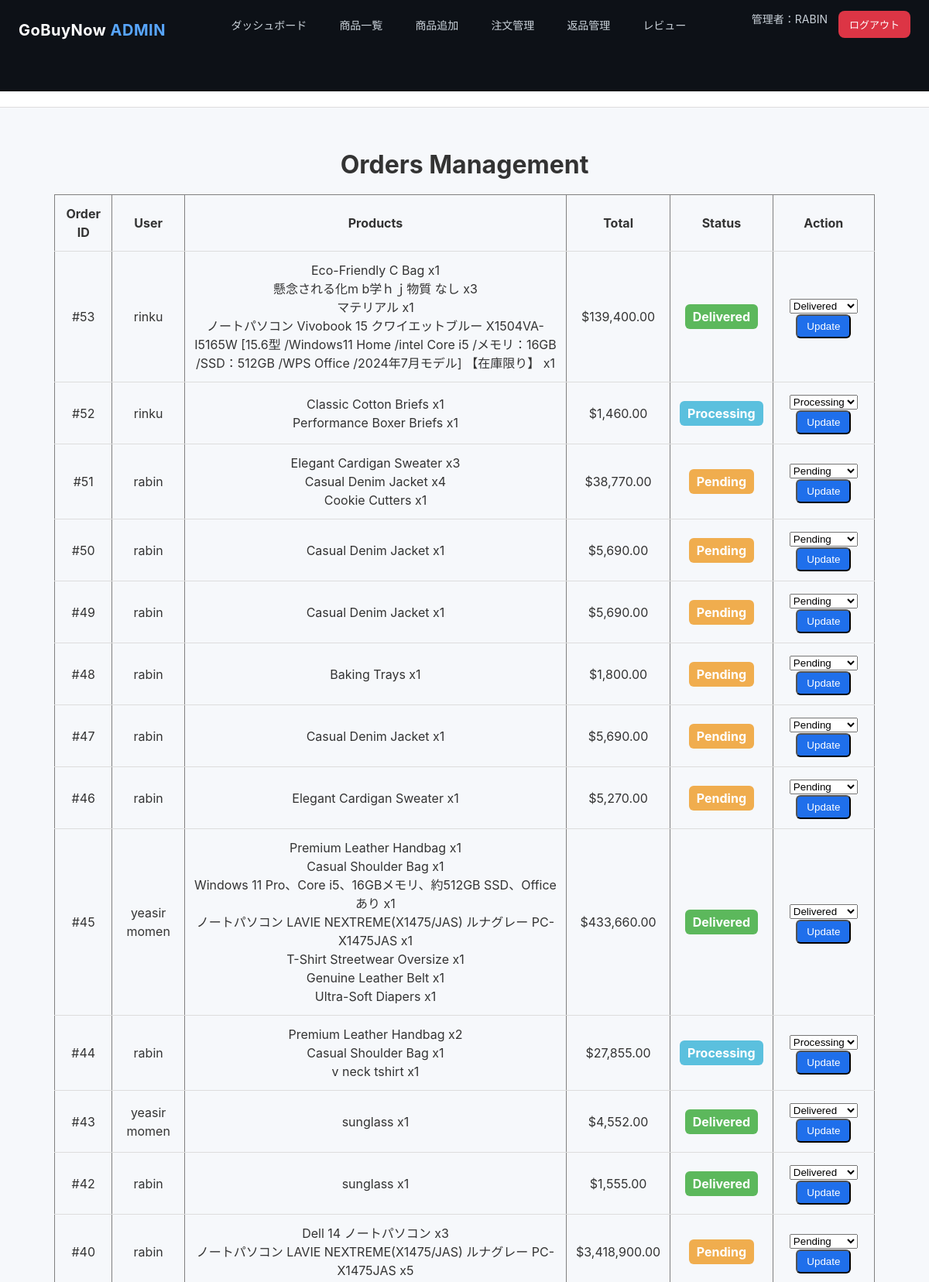
Page /orders.php (signed in, upper part) on the committed database.
### tables this page shows
CREATE TABLE `orders` (
  `id` int(11) NOT NULL,
  `user_id` int(11) DEFAULT NULL,
  `total_amount` decimal(10,2) DEFAULT NULL,
  `order_date` datetime DEFAULT CURRENT_TIMESTAMP,
  `status` varchar(50) DEFAULT 'Pending'
);

CREATE TABLE `users` (
  `id` int(11) NOT NULL,
  `name` varchar(100) DEFAULT NULL,
  `email` varchar(100) DEFAULT NULL,
  `password` varchar(255) DEFAULT NULL,
  `address` text,
  `phone` varchar(20) DEFAULT NULL
);

CREATE TABLE `order_items` (
  `id` int(11) NOT NULL,
  `order_id` int(11) DEFAULT NULL,
  `product_id` int(11) DEFAULT NULL,
  `quantity` int(11) DEFAULT NULL,
  `price` decimal(10,2) DEFAULT NULL
);

CREATE TABLE `products` (
  `id` int(11) NOT NULL,
  `name` varchar(255) DEFAULT NULL,
  `price` double DEFAULT NULL,
  `category` int(11) DEFAULT NULL,
  `image` varchar(255) DEFAULT NULL,
  `description` text,
  `created_at` timestamp NOT NULL DEFAULT CURRENT_TIMESTAMP,
  `stock` int(11) NOT NULL DEFAULT '0',
  `is_hidden` tinyint(1) NOT NULL DEFAULT '0'
);

### orders.php (the view, shortened to what this page needs)
<?php
require_once '../config.php';
include 'header.php';
$sql = "SELECT o.*, u.name AS user_name
        FROM orders o
        JOIN users u ON o.user_id = u.id
        ORDER BY o.id DESC";
$orders = $conn->query($sql);
?>
<!DOCTYPE html>
<html>
<head>
<link rel="stylesheet" href="../assets/styles.css">
</head>
<body>
<div class="container">
<center>
<h1>Orders Management</h1>
</center>
<table border="1">
<tr>
<th>Order ID</th>
<th>User</th>
<th>Products</th>
<th>Total</th>
<th>Status</th>
<th>Action</th>
</tr>
<?php while ($o = $orders->fetch_assoc()): ?>
<tr>
<td>#<?php echo $o['id']; ?></td>
<td><?php echo htmlspecialchars($o['user_name']); ?></td>
<td>
<?php
$items_sql = "SELECT oi.*, p.name FROM order_items oi
              JOIN products p ON oi.product_id = p.id
              WHERE order_id = ".$o['id'];
$items = $conn->query($items_sql);
if ($items) {
    while($item = $items->fetch_assoc()) {
        echo htmlspecialchars($item['name'])." x".$item['quantity']."<br>";
    }
} else {
    echo "Error fetching items: ".$conn->error;
}
?>
</td>
<td>$<?php echo number_format($o['total_amount'],2); ?></td>
<td><span class="status <?php echo $o['status']; ?>"><?php echo $o['status']; ?></span></td>
<td>
<form method="post">
<select name="status">
<option <?php if($o['status']=='Pending') echo 'selected'; ?>>Pending</option>
<option <?php if($o['status']=='Processing') echo 'selected'; ?>>Processing</option>
<option <?php if($o['status']=='Delivered') echo 'selected'; ?>>Delivered</option>
</select>
<button class="btn" type="submit" name="update_status">Update</button>
</form>
</td>
</tr>
<?php endwhile; ?>
</table>
</div>
</body>
</html>

### styles.css (style rules this page uses)
* { box-sizing:border-box;margin:0;padding:0 }
body { font-family:Inter, Roboto, Arial, sans-serif;background:#f6f8fb;color:#333;line-height:1.5 }
.container { max-width:1100px;margin:30px auto;padding:20px }
.btn { display:inline-block;padding:8px 12px;border-radius:8px;background:#1f6feb;color:#fff;text-decoration:none }

### header.php (style rules this page uses)
* { box-sizing:border-box;margin:0;padding:0 }
body { font-family: "Segoe UI", Roboto, Arial, sans-serif; background:#f4f6f9; color:#333; }

### orders.php (style rules this page uses)
table { width:100%; border-collapse: collapse; margin-top:14px; }
th, td { padding:12px; border-bottom:1px solid #ddd; text-align:center; }
.status { padding:6px 10px; border-radius:6px; color:#fff; font-weight:bold; }
.Pending { background:#f0ad4e; }
.Processing { background:#5bc0de; }
.Delivered { background:#5cb85c; }
.btn { padding:6px 12px; border-radius:6px; text-decoration:none; color:#fff; background:#1f6feb; cursor:pointer; }

### rows in the picture
orders: id "53", user.name "rinku", total_amount "139,400.00", status "Delivered"
order_items: product.name "Eco-Friendly C Bag", quantity "1"
order_items: product.name "懸念される化m b学ｈｊ物質 なし", quantity "3"
order_items: product.name "マテリアル", quantity "1"
order_items: product.name "ノートパソコン Vivobook 15 クワイエットブルー X1504VA-I5165W [15.6型 /Windows11 Home /intel Core i5 /メモリ：16GB /SSD：512GB /WPS Office /2024年7月モデル] 【在庫限り】", quantity "1"
orders: id "52", user.name "rinku", total_amount "1,460.00", status "Processing"
order_items: product.name "Classic Cotton Briefs", quantity "1"
order_items: product.name "Performance Boxer Briefs", quantity "1"
orders: id "51", user.name "rabin", total_amount "38,770.00", status "Pending"
order_items: product.name "Elegant Cardigan Sweater", quantity "3"
order_items: product.name "Casual Denim Jacket", quantity "4"
order_items: product.name "Cookie Cutters", quantity "1"
orders: id "50", user.name "rabin", total_amount "5,690.00", status "Pending"
order_items: product.name "Casual Denim Jacket", quantity "1"
orders: id "49", user.name "rabin", total_amount "5,690.00", status "Pending"
order_items: product.name "Casual Denim Jacket", quantity "1"
orders: id "48", user.name "rabin", total_amount "1,800.00", status "Pending"
order_items: product.name "Baking Trays", quantity "1"
orders: id "47", user.name "rabin", total_amount "5,690.00", status "Pending"
order_items: product.name "Casual Denim Jacket", quantity "1"
orders: id "46", user.name "rabin", total_amount "5,270.00", status "Pending"
order_items: product.name "Elegant Cardigan Sweater", quantity "1"
orders: id "45", user.name "yeasir momen", total_amount "433,660.00", status "Delivered"
order_items: product.name "Premium Leather Handbag", quantity "1"
order_items: product.name "Casual Shoulder Bag", quantity "1"
order_items: product.name "Windows 11 Pro、Core i5、16GBメモリ、約512GB SSD、Office あり", quantity "1"
order_items: product.name "ノートパソコン LAVIE NEXTREME(X1475/JAS) ルナグレー PC-X1475JAS", quantity "1"
order_items: product.name "T-Shirt Streetwear Oversize", quantity "1"
order_items: product.name "Genuine Leather Belt", quantity "1"
order_items: product.name "Ultra-Soft Diapers", quantity "1"
orders: id "44", user.name "rabin", total_amount "27,855.00", status "Processing"
order_items: product.name "Premium Leather Handbag", quantity "2"
order_items: product.name "Casual Shoulder Bag", quantity "1"
order_items: product.name "v neck tshirt", quantity "1"
orders: id "43", user.name "yeasir momen", total_amount "4,552.00", status "Delivered"
order_items: product.name "sunglass", quantity "1"
orders: id "42", user.name "rabin", total_amount "1,555.00", status "Delivered"
order_items: product.name "sunglass", quantity "1"
orders: id "40", user.name "rabin", total_amount "3,418,900.00", status "Pending"
order_items: product.name "Dell 14 ノートパソコン", quantity "3"
order_items: product.name "ノートパソコン LAVIE NEXTREME(X1475/JAS) ルナグレー PC-X1475JAS", quantity "5"

### other values in the picture
$_SESSION['admin_name'] "RABIN"
